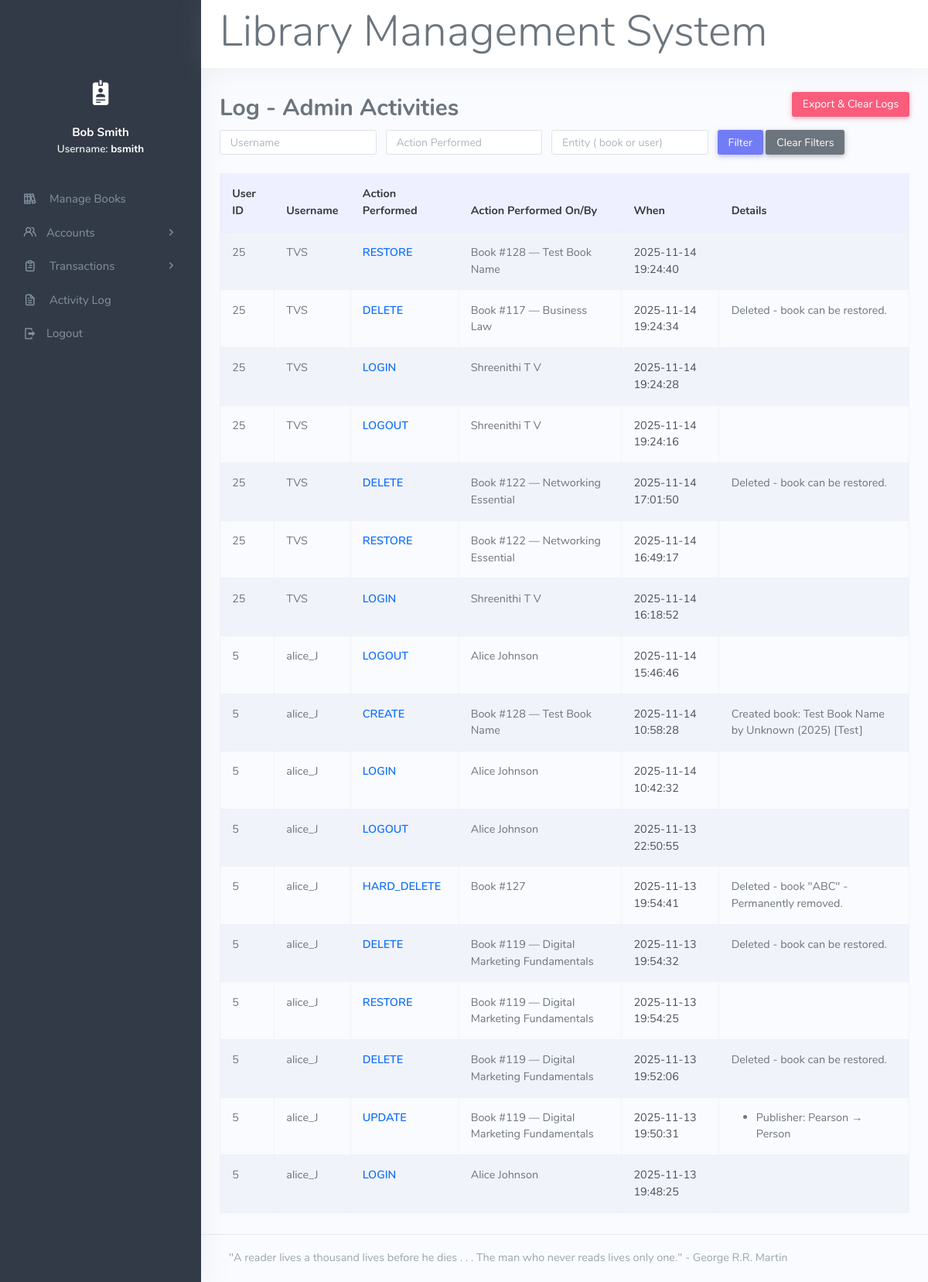
The page /app/admin/view-activity.php (signed in) on the database its author committed.
### tables this page shows
CREATE TABLE `activity_logs` (
  `id` int(11) NOT NULL,
  `user_name` varchar(100) DEFAULT NULL,
  `role` varchar(50) DEFAULT NULL,
  `action` varchar(50) NOT NULL,
  `entity` varchar(50) NOT NULL,
  `entity_id` varchar(50) DEFAULT NULL,
  `details` text DEFAULT NULL,
  `created_at` datetime NOT NULL DEFAULT current_timestamp()
);

CREATE TABLE `books` (
  `book_id` int(11) NOT NULL,
  `title` varchar(255) NOT NULL,
  `author` varchar(100) NOT NULL,
  `publisher` varchar(100) NOT NULL,
  `year` varchar(4) NOT NULL,
  `category` varchar(100) NOT NULL,
  `deleted_at` datetime DEFAULT NULL
);

### app/admin/view-activity.php (the view, shortened to what this page needs)
<?php
include('../../format/header.php');
include('../../format/sidebar.php');
$user   = trim($_GET['user']   ?? '');
$action = trim($_GET['action'] ?? '');
$entity = trim($_GET['entity'] ?? '');
$sql = "
    SELECT
        l.id,
        l.user_name,
        l.action,
        l.entity,
        l.entity_id,
        l.details,
        l.created_at,
        a.admin_id,
        a.firstname AS admin_firstname,
        a.lastname  AS admin_lastname,
        b.title     AS book_title
    FROM activity_logs l
    LEFT JOIN admin a
        ON a.username = l.user_name
    LEFT JOIN books b
        ON l.entity = 'book'
       AND b.book_id = l.entity_id
";
$sql .= " ORDER BY l.created_at DESC LIMIT 200";
$stmt = $conn->prepare($sql);
$stmt->execute();
$res = $stmt->get_result();
?>
<div class="container">
    <br>
    <div class="d-flex justify-content-between align-items-center mb-2">
        <h2 class="mb-0">Log - Admin Activities</h2>
        <div>
            <a href="export-activity.php"
               class="btn btn-danger btn-sm"
               onclick="return confirm('This will export ALL activity logs as CSV and then clear them from the database. Continue? Refresh after done!');">
                Export &amp; Clear Logs
            </a>
        </div>
    </div>
    <form class="row g-2 mb-3" method="get">
        <div class="col-auto">
            <input class="form-control form-control-sm"
                   name="user"
                   placeholder="Username"
                   value="<?= htmlspecialchars($user) ?>">
        </div>
        <div class="col-auto">
            <input class="form-control form-control-sm"
                   name="action"
                   placeholder="Action Performed"
                   value="<?= htmlspecialchars($action) ?>">
        </div>
        <div class="col-auto">
            <input class="form-control form-control-sm"
                   name="entity"
                   placeholder="Entity ( book or user)"
                   value="<?= htmlspecialchars($entity) ?>">
        </div>
        <div class="col-auto">
            <button class="btn btn-sm btn-primary">Filter</button>
            <a class="btn btn-sm btn-secondary" href="view-activity.php">Clear Filters</a>
        </div>
    </form>
    <table class="table table-bordered table-striped table-hover activity-log-table">
        <thead>
            <tr>
                <th>User ID</th>
                <th>Username</th>
                <th>Action Performed</th>
                <th>Action Performed On/By</th>
                <th>When</th>
                <th>Details</th>
            </tr>
        </thead>
        <tbody>
        <?php while ($row = $res->fetch_assoc()): ?>
            <?php
            $userId = $row['admin_id'] ?? null;
            $target = '';
            if ($row['entity'] === 'book') {
                $bookId    = $row['entity_id'];
                $bookTitle = $row['book_title'] ?? '';
                if ($bookTitle !== '') {
                    $target = 'Book #' . htmlspecialchars($bookId) . ' — ' . htmlspecialchars($bookTitle);
                } else {
                    $target = 'Book #' . htmlspecialchars($bookId);
                }
            } elseif ($row['entity'] === 'user') {
                $fullName = trim(
                    ($row['admin_firstname'] ?? '') . ' ' .
                    ($row['admin_lastname']  ?? '')
                );
                if ($fullName !== '') {
                    $target = htmlspecialchars($fullName);
                } else {
                    $target = htmlspecialchars($row['user_name']);
                }
            } else {
                $target = htmlspecialchars((string)$row['entity_id']);
            }
            $detailsRaw    = $row['details'] ?? '';
            $prettyDetails = '';
            $decoded       = json_decode($detailsRaw, true);
            if (is_array($decoded)) {
                if ($row['action'] === 'UPDATE' && isset($decoded['changed_fields']) && is_array($decoded['changed_fields'])) {
                    $fields = array_map('htmlspecialchars', $decoded['changed_fields']);
                    if ($fields) {
                        $prettyDetails = 'Changed fields: ' . implode(', ', $fields);
                    }
                } elseif ($row['action'] === 'CREATE' && $row['entity'] === 'book') {
                    $t = htmlspecialchars($decoded['title']     ?? '');
                    $a = htmlspecialchars($decoded['author']    ?? '');
                    $y = htmlspecialchars($decoded['year']      ?? '');
                    $c = htmlspecialchars($decoded['category']  ?? '');
                    $parts = [];
                    if ($t !== '') $parts[] = $t;
                    if ($a !== '') $parts[] = 'by ' . $a;
                    if ($y !== '') $parts[] = '(' . $y . ')';
                    if ($c !== '') $parts[] = '[' . $c . ']';
                    if ($parts) {
                        $prettyDetails = 'Created book: ' . implode(' ', $parts);
                    }
                } elseif ($row['action'] === 'DELETE' && isset($decoded['soft']) && $decoded['soft']) {
                    $prettyDetails = 'Deleted - book can be restored.';
                } elseif ($row['action'] === 'HARD_DELETE' && isset($decoded['hard']) && $decoded['hard']) {
                    $t = htmlspecialchars($decoded['title'] ?? '');
                    if ($t !== '') {
                        $prettyDetails = 'Deleted - book "' . $t . '" - Permanently removed.';
                    } else {
                        $prettyDetails = 'Book permanently removed';
                    }
                } else {
                    $changes = [];
                    foreach ($decoded as $key => $val) {
                        if (str_ends_with($key, '_before')) {
                            $field    = substr($key, 0, -7);
                            $before   = $val;
                            $afterKey = $field . '_after';
                            if (array_key_exists($afterKey, $decoded)) {
                                $after = $decoded[$afterKey];
                                if ($before !== $after) {
                                    $label = ucfirst($field);
                                    $changes[] = sprintf(
                                        '%s: %s → %s',
                                        htmlspecialchars($label),
                                        htmlspecialchars((string)$before),
                                        htmlspecialchars((string)$after)
                                    );
                                }
                            }
                        }
                    }
                    if ($changes) {
                        $prettyDetails = '<ul class="mb-0"><li>' . implode('</li><li>', $changes) . '</li></ul>';
                    } else {
                        $prettyDetails = '';
                    }
                }
            } else {
                $prettyDetails = '';
            }
            ?>
            <tr>
                <td><?= htmlspecialchars($userId) ?></td>
                <td><?= htmlspecialchars($row['user_name']) ?></td>
                <td><?= htmlspecialchars($row['action']) ?></td>
                <td><?= $target ?></td>
                <td><?= htmlspecialchars($row['created_at']) ?></td>
                <td><?= $prettyDetails ?></td>
            </tr>
        <?php endwhile; ?>
        </tbody>
    </table>
</div>
<?php include('../../format/footer.php'); ?>

### app/admin/view-activity.php (style rules this page uses)
.activity-log-table thead th { background: #eef0ff; color: #343a40; border-bottom: 2px solid #d0d4ff; }
.activity-log-table tbody tr:nth-child(odd) { background-color: #f9fbff; }
.activity-log-table td:nth-child(3) { font-weight: 600; color: #0d6efd; }
.activity-log-table td:nth-child(5) { color: #495057; font-size: 0.9rem; }

### rows shown on the page
activity_logs: admin.admin_id "25", user_name "TVS", action "RESTORE", entity.title "Book #128 — Test Book Name", created_at "2025-11-14 19:24:40"
activity_logs: admin.admin_id "25", user_name "TVS", action "DELETE", entity.title "Book #117 — Business Law", created_at "2025-11-14 19:24:34", prettyDetails "Deleted - book can be restored."
activity_logs: admin.admin_id "25", user_name "TVS", action "LOGIN", admin.firstname+lastname "Shreenithi T V", created_at "2025-11-14 19:24:28"
activity_logs: admin.admin_id "25", user_name "TVS", action "LOGOUT", admin.firstname+lastname "Shreenithi T V", created_at "2025-11-14 19:24:16"
activity_logs: admin.admin_id "25", user_name "TVS", action "DELETE", entity.title "Book #122 — Networking Essential", created_at "2025-11-14 17:01:50", prettyDetails "Deleted - book can be restored."
activity_logs: admin.admin_id "25", user_name "TVS", action "RESTORE", entity.title "Book #122 — Networking Essential", created_at "2025-11-14 16:49:17"
activity_logs: admin.admin_id "25", user_name "TVS", action "LOGIN", admin.firstname+lastname "Shreenithi T V", created_at "2025-11-14 16:18:52"
activity_logs: admin.admin_id "5", user_name "alice_J", action "LOGOUT", admin.firstname+lastname "Alice Johnson", created_at "2025-11-14 15:46:46"
activity_logs: admin.admin_id "5", user_name "alice_J", action "CREATE", entity.title "Book #128 — Test Book Name", created_at "2025-11-14 10:58:28", prettyDetails "Created book: Test Book Name by Unknown (2025) [Test]"
activity_logs: admin.admin_id "5", user_name "alice_J", action "LOGIN", admin.firstname+lastname "Alice Johnson", created_at "2025-11-14 10:42:32"
activity_logs: admin.admin_id "5", user_name "alice_J", action "LOGOUT", admin.firstname+lastname "Alice Johnson", created_at "2025-11-13 22:50:55"
activity_logs: admin.admin_id "5", user_name "alice_J", action "HARD_DELETE", entity "Book #127", created_at "2025-11-13 19:54:41", details "Deleted - book \"ABC\" - Permanently removed."
activity_logs: admin.admin_id "5", user_name "alice_J", action "DELETE", entity.title "Book #119 — Digital Marketing Fundamentals", created_at "2025-11-13 19:54:32", prettyDetails "Deleted - book can be restored."
activity_logs: admin.admin_id "5", user_name "alice_J", action "RESTORE", entity.title "Book #119 — Digital Marketing Fundamentals", created_at "2025-11-13 19:54:25"
activity_logs: admin.admin_id "5", user_name "alice_J", action "DELETE", entity.title "Book #119 — Digital Marketing Fundamentals", created_at "2025-11-13 19:52:06", prettyDetails "Deleted - book can be restored."
activity_logs: admin.admin_id "5", user_name "alice_J", action "UPDATE", entity.title "Book #119 — Digital Marketing Fundamentals", created_at "2025-11-13 19:50:31", changes "Publisher: Pearson → Person"
activity_logs: admin.admin_id "5", user_name "alice_J", action "LOGIN", admin.firstname+lastname "Alice Johnson", created_at "2025-11-13 19:48:25"

### other values the page prints
$full_name "Bob Smith"
$username "bsmith"
